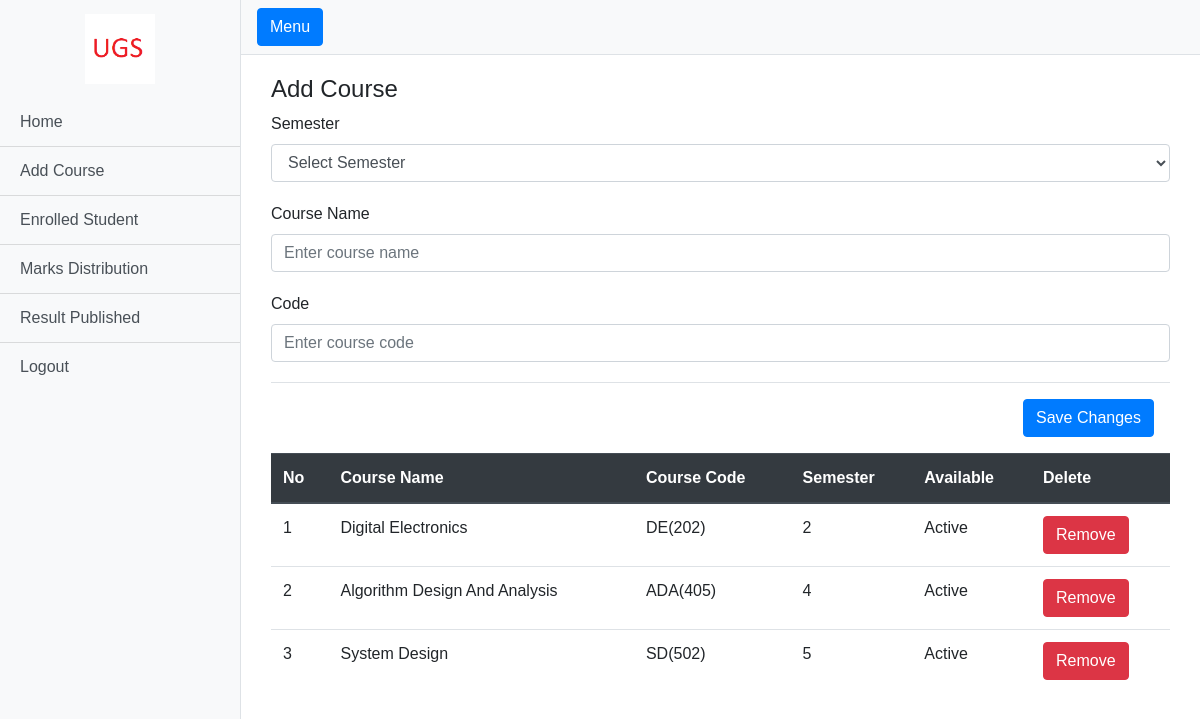
Page /panel/add_course.php (signed in) on the committed database.
### tables this page shows
CREATE TABLE IF NOT EXISTS `course` (
  `id` int(11) NOT NULL AUTO_INCREMENT,
  `name` varchar(30) NOT NULL,
  `code` varchar(10) NOT NULL,
  `semester` int(11) NOT NULL,
  `avail` int(11) NOT NULL,
  PRIMARY KEY (`id`)
);

### panel/add_course.php (the view, shortened to what this page needs)
<?php
require_once ("../libs/connection.php");
?>
<!DOCTYPE html>
<html lang="en">
<head>
  <link href="vendor/bootstrap/css/bootstrap.min.css" rel="stylesheet">
  <link href="css/simple-sidebar.css" rel="stylesheet">
</head>
<body style="font-family: 'SolaimanLipi', Arial, sans-serif !important;" >
  <div class="d-flex" id="wrapper">
    <?php include("sidebar.php");?>
    <div id="page-content-wrapper">
      <nav  class="navbar navbar-expand-lg navbar-light bg-light border-bottom" >
        <button class="btn btn-primary" id="menu-toggle">Menu</button>
      </nav>
      <div class="container-fluid">
	  <div class="container">
      <form method="POST">
        <h4 style="margin-top: 20px;">Add Course</h4>
      <div class="form-row">
                  <div class="col">
                      <label>Semester</label>
                      <select  name="semester"  class="form-control chosen-select" required>
                            <option>Select Semester</option>
                      </select>
                  </div>
		      </div>
      <div class="form-row">
                  <div class="col">
                      <label>Course Name</label>
                      <input type="text" name="name" class="form-control chosen-select" placeholder="Enter course name" required>
                  </div>
            </div>
          <div class="form-row">
                  <div class="col">
                      <label>Code</label>
                      <input type="text" name="code"  class="form-control chosen-select" placeholder="Enter course code" required>
                  </div>
		      </div>
        <div class="modal-footer">
            <button type="submit" name="add_course" class="btn btn-primary">Save Changes</button>
        </div>
      </form>
            <table id="t_table" class="table" >
                        <thead class="thead-dark">
                            <tr>
                            <th scope="col">No</th>
                            <th scope="col">Course Name</th>
                            <th scope="col">Course Code</th>
                            <th scope="col">Semester</th>
                            <th scope="col">Available</th>
                            <th scope="col">Delete</th>
                            </tr>
                        </thead>
                        <tbody>
                            <?php
                                    $retrive = "SELECT * FROM course";
                                    $i = 0;
                                    $result = mysqli_query($conn,$retrive);
                                    while($row = mysqli_fetch_array($result)){
                                        $i++;
                                        $id = $row['id'];
                                        ?>
                                    <tr>
                                        <td><?php echo $i;?></td>
                                        <td><?php echo $row['name']?></td>
                                        <td><?php echo $row['code']?></td>
                                        <td><?php echo $row['semester']?></td>
                                        <td><?php if($row['avail']==1){
                                            echo 'Active';}else{echo 'Inactive';}?></td>
                                        <td><button class="btn btn-danger"><a style="color:white; text-decoration:none;" href='delete_course.php?id=<?php echo $id; ?>'>Remove</a></button></td>
                                        </tr>
                                <?php
                                }
                                ?>
                        </tbody>
                    </table>
      </div>
    </div>
	</div>
  </div>
</body>
</html>

### panel/css/simple-sidebar.css (style rules this page uses)
#wrapper { overflow-x: hidden; }
#page-content-wrapper { min-width: 100vw; }
@media (min-width: 768px) { #page-content-wrapper { min-width: 0; width: 100%; } }

### panel/add_course.php (style rules this page uses)
.form-row { padding-bottom:20px; }

### rows in the picture
course: name "Digital Electronics", code "DE(202)", semester "2", avail "Active"
course: name "Algorithm Design And Analysis", code "ADA(405)", semester "4", avail "Active"
course: name "System Design", code "SD(502)", semester "5", avail "Active"
